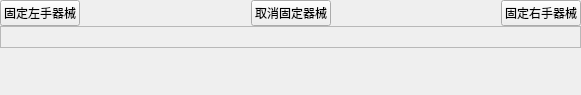
<?xml version="1.0" encoding="UTF-8"?>
<ui version="4.0">
 <class>FixedToolsMenu</class>
 <widget class="QWidget" name="FixedToolsMenu">
  <property name="geometry">
   <rect>
    <x>0</x>
    <y>0</y>
    <width>581</width>
    <height>95</height>
   </rect>
  </property>
  <property name="windowTitle">
   <string>SimLaparo</string>
  </property>
  <layout class="QVBoxLayout" name="verticalLayout">
   <property name="spacing">
    <number>0</number>
   </property>
   <property name="leftMargin">
    <number>0</number>
   </property>
   <property name="topMargin">
    <number>0</number>
   </property>
   <property name="rightMargin">
    <number>0</number>
   </property>
   <property name="bottomMargin">
    <number>0</number>
   </property>
   <item>
    <layout class="QHBoxLayout" name="horizontalLayout">
     <property name="spacing">
      <number>8</number>
     </property>
     <item>
      <widget class="QPushButton" name="fixLeftBtn">
       <property name="text">
        <string>固定左手器械</string>
       </property>
      </widget>
     </item>
     <item>
      <spacer name="horizontalSpacer_2">
       <property name="orientation">
        <enum>Qt::Horizontal</enum>
       </property>
       <property name="sizeHint" stdset="0">
        <size>
         <width>40</width>
         <height>20</height>
        </size>
       </property>
      </spacer>
     </item>
     <item>
      <widget class="QPushButton" name="clearToolsBtn">
       <property name="text">
        <string>取消固定器械</string>
       </property>
      </widget>
     </item>
     <item>
      <spacer name="horizontalSpacer">
       <property name="orientation">
        <enum>Qt::Horizontal</enum>
       </property>
       <property name="sizeHint" stdset="0">
        <size>
         <width>40</width>
         <height>20</height>
        </size>
       </property>
      </spacer>
     </item>
     <item>
      <widget class="QPushButton" name="fixRightBtn">
       <property name="text">
        <string>固定右手器械</string>
       </property>
      </widget>
     </item>
    </layout>
   </item>
   <item>
    <widget class="QFrame" name="frame">
     <property name="frameShape">
      <enum>QFrame::StyledPanel</enum>
     </property>
     <property name="frameShadow">
      <enum>QFrame::Raised</enum>
     </property>
     <layout class="QHBoxLayout" name="horizontalLayout_2" stretch="1,0,1">
      <property name="spacing">
       <number>0</number>
      </property>
      <property name="leftMargin">
       <number>0</number>
      </property>
      <property name="topMargin">
       <number>0</number>
      </property>
      <property name="rightMargin">
       <number>0</number>
      </property>
      <property name="bottomMargin">
       <number>0</number>
      </property>
      <item>
       <spacer name="horizontalSpacer_4">
        <property name="orientation">
         <enum>Qt::Horizontal</enum>
        </property>
        <property name="sizeHint" stdset="0">
         <size>
          <width>40</width>
          <height>20</height>
         </size>
        </property>
       </spacer>
      </item>
      <item>
       <layout class="QHBoxLayout" name="fixedBtnLayout">
        <property name="spacing">
         <number>0</number>
        </property>
       </layout>
      </item>
      <item>
       <spacer name="horizontalSpacer_3">
        <property name="orientation">
         <enum>Qt::Horizontal</enum>
        </property>
        <property name="sizeHint" stdset="0">
         <size>
          <width>285</width>
          <height>20</height>
         </size>
        </property>
       </spacer>
      </item>
     </layout>
    </widget>
   </item>
   <item>
    <spacer name="verticalSpacer_2">
     <property name="orientation">
      <enum>Qt::Vertical</enum>
     </property>
     <property name="sizeHint" stdset="0">
      <size>
       <width>20</width>
       <height>67</height>
      </size>
     </property>
    </spacer>
   </item>
  </layout>
 </widget>
 <resources/>
 <connections/>
</ui>
